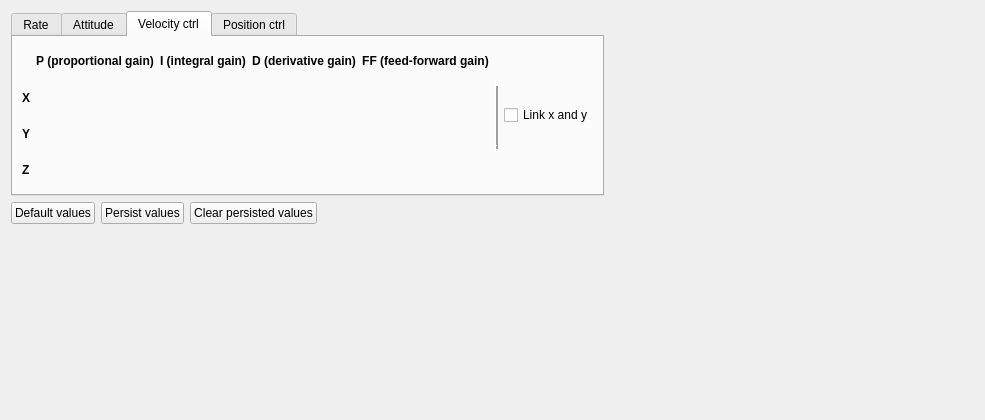
<?xml version="1.0" encoding="UTF-8"?>
<ui version="4.0">
 <class>Form</class>
 <widget class="QWidget" name="Form">
  <property name="geometry">
   <rect>
    <x>0</x>
    <y>0</y>
    <width>985</width>
    <height>420</height>
   </rect>
  </property>
  <property name="sizePolicy">
   <sizepolicy hsizetype="Preferred" vsizetype="Preferred">
    <horstretch>0</horstretch>
    <verstretch>0</verstretch>
   </sizepolicy>
  </property>
  <property name="windowTitle">
   <string>Tuning</string>
  </property>
  <property name="layoutDirection">
   <enum>Qt::LeftToRight</enum>
  </property>
  <layout class="QVBoxLayout" name="verticalLayout_3">
   <item>
    <layout class="QHBoxLayout" name="horizontalLayout_12">
     <item>
      <widget class="QTabWidget" name="tabWidget">
       <property name="currentIndex">
        <number>2</number>
       </property>
       <widget class="QWidget" name="tab_rate">
        <attribute name="title">
         <string>Rate</string>
        </attribute>
        <layout class="QHBoxLayout" name="horizontalLayout_9">
         <item>
          <layout class="QHBoxLayout" name="horizontalLayout_5">
           <item>
            <layout class="QGridLayout" name="grid_rate">
             <item row="1" column="0">
              <widget class="QLabel" name="label_3">
               <property name="sizePolicy">
                <sizepolicy hsizetype="Maximum" vsizetype="Preferred">
                 <horstretch>0</horstretch>
                 <verstretch>0</verstretch>
                </sizepolicy>
               </property>
               <property name="font">
                <font>
                 <weight>75</weight>
                 <bold>true</bold>
                </font>
               </property>
               <property name="text">
                <string>Roll</string>
               </property>
              </widget>
             </item>
             <item row="3" column="0">
              <widget class="QLabel" name="label_5">
               <property name="sizePolicy">
                <sizepolicy hsizetype="Maximum" vsizetype="Preferred">
                 <horstretch>0</horstretch>
                 <verstretch>0</verstretch>
                </sizepolicy>
               </property>
               <property name="font">
                <font>
                 <weight>75</weight>
                 <bold>true</bold>
                </font>
               </property>
               <property name="text">
                <string>Yaw</string>
               </property>
              </widget>
             </item>
             <item row="0" column="1">
              <widget class="QLabel" name="label_6">
               <property name="font">
                <font>
                 <weight>75</weight>
                 <bold>true</bold>
                </font>
               </property>
               <property name="text">
                <string>P (proportional gain)</string>
               </property>
               <property name="alignment">
                <set>Qt::AlignCenter</set>
               </property>
              </widget>
             </item>
             <item row="0" column="2">
              <widget class="QLabel" name="label_7">
               <property name="font">
                <font>
                 <weight>75</weight>
                 <bold>true</bold>
                </font>
               </property>
               <property name="text">
                <string>I (integral gain)</string>
               </property>
               <property name="alignment">
                <set>Qt::AlignCenter</set>
               </property>
              </widget>
             </item>
             <item row="1" column="5" rowspan="2">
              <widget class="QCheckBox" name="rate_link_checkbox">
               <property name="sizePolicy">
                <sizepolicy hsizetype="Maximum" vsizetype="Fixed">
                 <horstretch>0</horstretch>
                 <verstretch>0</verstretch>
                </sizepolicy>
               </property>
               <property name="text">
                <string>Link roll and pitch</string>
               </property>
              </widget>
             </item>
             <item row="2" column="0">
              <widget class="QLabel" name="label_4">
               <property name="sizePolicy">
                <sizepolicy hsizetype="Maximum" vsizetype="Preferred">
                 <horstretch>0</horstretch>
                 <verstretch>0</verstretch>
                </sizepolicy>
               </property>
               <property name="font">
                <font>
                 <weight>75</weight>
                 <bold>true</bold>
                </font>
               </property>
               <property name="text">
                <string>Pitch</string>
               </property>
              </widget>
             </item>
             <item row="0" column="3">
              <widget class="QLabel" name="label_14">
               <property name="font">
                <font>
                 <weight>75</weight>
                 <bold>true</bold>
                </font>
               </property>
               <property name="text">
                <string>D (derivative gain)</string>
               </property>
               <property name="alignment">
                <set>Qt::AlignCenter</set>
               </property>
              </widget>
             </item>
             <item row="1" column="4" rowspan="2">
              <widget class="Line" name="line_6">
               <property name="frameShadow">
                <enum>QFrame::Raised</enum>
               </property>
               <property name="lineWidth">
                <number>4</number>
               </property>
               <property name="midLineWidth">
                <number>0</number>
               </property>
               <property name="orientation">
                <enum>Qt::Vertical</enum>
               </property>
              </widget>
             </item>
            </layout>
           </item>
          </layout>
         </item>
        </layout>
       </widget>
       <widget class="QWidget" name="tab_attitude">
        <attribute name="title">
         <string>Attitude</string>
        </attribute>
        <layout class="QVBoxLayout" name="verticalLayout_6">
         <item>
          <layout class="QHBoxLayout" name="horizontalLayout">
           <item>
            <layout class="QGridLayout" name="grid_attitude">
             <item row="0" column="2">
              <widget class="QLabel" name="label_12">
               <property name="font">
                <font>
                 <weight>75</weight>
                 <bold>true</bold>
                </font>
               </property>
               <property name="text">
                <string>I (integral gain)</string>
               </property>
               <property name="alignment">
                <set>Qt::AlignCenter</set>
               </property>
              </widget>
             </item>
             <item row="0" column="3">
              <widget class="QLabel" name="label_13">
               <property name="font">
                <font>
                 <weight>75</weight>
                 <bold>true</bold>
                </font>
               </property>
               <property name="text">
                <string>D (derivative gain)</string>
               </property>
               <property name="alignment">
                <set>Qt::AlignCenter</set>
               </property>
              </widget>
             </item>
             <item row="0" column="1">
              <widget class="QLabel" name="label_9">
               <property name="font">
                <font>
                 <weight>75</weight>
                 <bold>true</bold>
                </font>
               </property>
               <property name="text">
                <string>P (proportional gain)</string>
               </property>
               <property name="alignment">
                <set>Qt::AlignCenter</set>
               </property>
              </widget>
             </item>
             <item row="2" column="0">
              <widget class="QLabel" name="label_10">
               <property name="sizePolicy">
                <sizepolicy hsizetype="Maximum" vsizetype="Preferred">
                 <horstretch>0</horstretch>
                 <verstretch>0</verstretch>
                </sizepolicy>
               </property>
               <property name="font">
                <font>
                 <weight>75</weight>
                 <bold>true</bold>
                </font>
               </property>
               <property name="text">
                <string>Pitch</string>
               </property>
              </widget>
             </item>
             <item row="3" column="0">
              <widget class="QLabel" name="label_11">
               <property name="sizePolicy">
                <sizepolicy hsizetype="Maximum" vsizetype="Preferred">
                 <horstretch>0</horstretch>
                 <verstretch>0</verstretch>
                </sizepolicy>
               </property>
               <property name="font">
                <font>
                 <weight>75</weight>
                 <bold>true</bold>
                </font>
               </property>
               <property name="text">
                <string>Yaw</string>
               </property>
              </widget>
             </item>
             <item row="1" column="5" rowspan="2">
              <widget class="QCheckBox" name="attitude_link_checkbox">
               <property name="sizePolicy">
                <sizepolicy hsizetype="Maximum" vsizetype="Fixed">
                 <horstretch>0</horstretch>
                 <verstretch>0</verstretch>
                </sizepolicy>
               </property>
               <property name="text">
                <string>Link roll and pitch</string>
               </property>
              </widget>
             </item>
             <item row="1" column="0">
              <widget class="QLabel" name="label_8">
               <property name="sizePolicy">
                <sizepolicy hsizetype="Maximum" vsizetype="Preferred">
                 <horstretch>0</horstretch>
                 <verstretch>0</verstretch>
                </sizepolicy>
               </property>
               <property name="font">
                <font>
                 <weight>75</weight>
                 <bold>true</bold>
                </font>
               </property>
               <property name="text">
                <string>Roll</string>
               </property>
              </widget>
             </item>
             <item row="1" column="4" rowspan="2">
              <widget class="Line" name="line_5">
               <property name="frameShadow">
                <enum>QFrame::Raised</enum>
               </property>
               <property name="lineWidth">
                <number>4</number>
               </property>
               <property name="midLineWidth">
                <number>0</number>
               </property>
               <property name="orientation">
                <enum>Qt::Vertical</enum>
               </property>
              </widget>
             </item>
            </layout>
           </item>
          </layout>
         </item>
        </layout>
       </widget>
       <widget class="QWidget" name="tab_vel_ctrl">
        <attribute name="title">
         <string>Velocity ctrl</string>
        </attribute>
        <layout class="QVBoxLayout" name="verticalLayout">
         <item>
          <layout class="QHBoxLayout" name="horizontalLayout_2">
           <item>
            <layout class="QGridLayout" name="grid_vel_ctrl">
             <item row="0" column="4">
              <widget class="QLabel" name="label_28">
               <property name="font">
                <font>
                 <weight>75</weight>
                 <bold>true</bold>
                </font>
               </property>
               <property name="text">
                <string>FF (feed-forward gain)</string>
               </property>
               <property name="alignment">
                <set>Qt::AlignCenter</set>
               </property>
              </widget>
             </item>
             <item row="3" column="0">
              <widget class="QLabel" name="label_24">
               <property name="sizePolicy">
                <sizepolicy hsizetype="Maximum" vsizetype="Preferred">
                 <horstretch>0</horstretch>
                 <verstretch>0</verstretch>
                </sizepolicy>
               </property>
               <property name="font">
                <font>
                 <weight>75</weight>
                 <bold>true</bold>
                </font>
               </property>
               <property name="text">
                <string>Z</string>
               </property>
              </widget>
             </item>
             <item row="2" column="0">
              <widget class="QLabel" name="label_23">
               <property name="sizePolicy">
                <sizepolicy hsizetype="Maximum" vsizetype="Preferred">
                 <horstretch>0</horstretch>
                 <verstretch>0</verstretch>
                </sizepolicy>
               </property>
               <property name="font">
                <font>
                 <weight>75</weight>
                 <bold>true</bold>
                </font>
               </property>
               <property name="text">
                <string>Y</string>
               </property>
              </widget>
             </item>
             <item row="1" column="6" rowspan="2">
              <widget class="QCheckBox" name="velocity_link_checkbox">
               <property name="sizePolicy">
                <sizepolicy hsizetype="Maximum" vsizetype="Fixed">
                 <horstretch>0</horstretch>
                 <verstretch>0</verstretch>
                </sizepolicy>
               </property>
               <property name="text">
                <string>Link x and y</string>
               </property>
              </widget>
             </item>
             <item row="0" column="3">
              <widget class="QLabel" name="label_27">
               <property name="font">
                <font>
                 <weight>75</weight>
                 <bold>true</bold>
                </font>
               </property>
               <property name="text">
                <string>D (derivative gain)</string>
               </property>
               <property name="alignment">
                <set>Qt::AlignCenter</set>
               </property>
              </widget>
             </item>
             <item row="0" column="1">
              <widget class="QLabel" name="label_25">
               <property name="font">
                <font>
                 <weight>75</weight>
                 <bold>true</bold>
                </font>
               </property>
               <property name="text">
                <string>P (proportional gain)</string>
               </property>
               <property name="alignment">
                <set>Qt::AlignCenter</set>
               </property>
              </widget>
             </item>
             <item row="0" column="2">
              <widget class="QLabel" name="label_26">
               <property name="font">
                <font>
                 <weight>75</weight>
                 <bold>true</bold>
                </font>
               </property>
               <property name="text">
                <string>I (integral gain)</string>
               </property>
               <property name="alignment">
                <set>Qt::AlignCenter</set>
               </property>
              </widget>
             </item>
             <item row="1" column="0">
              <widget class="QLabel" name="label_22">
               <property name="sizePolicy">
                <sizepolicy hsizetype="Maximum" vsizetype="Preferred">
                 <horstretch>0</horstretch>
                 <verstretch>0</verstretch>
                </sizepolicy>
               </property>
               <property name="font">
                <font>
                 <weight>75</weight>
                 <bold>true</bold>
                </font>
               </property>
               <property name="text">
                <string>X</string>
               </property>
              </widget>
             </item>
             <item row="1" column="5" rowspan="2">
              <widget class="Line" name="line_8">
               <property name="frameShadow">
                <enum>QFrame::Raised</enum>
               </property>
               <property name="lineWidth">
                <number>4</number>
               </property>
               <property name="orientation">
                <enum>Qt::Vertical</enum>
               </property>
              </widget>
             </item>
            </layout>
           </item>
          </layout>
         </item>
        </layout>
       </widget>
       <widget class="QWidget" name="tab_pos_ctrl">
        <attribute name="title">
         <string>Position ctrl</string>
        </attribute>
        <layout class="QVBoxLayout" name="verticalLayout_7">
         <item>
          <layout class="QHBoxLayout" name="horizontalLayout_8">
           <item>
            <layout class="QGridLayout" name="grid_pos_ctrl">
             <item row="0" column="2">
              <widget class="QLabel" name="label_19">
               <property name="font">
                <font>
                 <weight>75</weight>
                 <bold>true</bold>
                </font>
               </property>
               <property name="text">
                <string>I (integral gain)</string>
               </property>
               <property name="alignment">
                <set>Qt::AlignCenter</set>
               </property>
              </widget>
             </item>
             <item row="4" column="1">
              <widget class="Line" name="line_2">
               <property name="orientation">
                <enum>Qt::Horizontal</enum>
               </property>
              </widget>
             </item>
             <item row="2" column="0">
              <widget class="QLabel" name="label_17">
               <property name="sizePolicy">
                <sizepolicy hsizetype="Maximum" vsizetype="Preferred">
                 <horstretch>0</horstretch>
                 <verstretch>0</verstretch>
                </sizepolicy>
               </property>
               <property name="font">
                <font>
                 <weight>75</weight>
                 <bold>true</bold>
                </font>
               </property>
               <property name="text">
                <string>Y</string>
               </property>
              </widget>
             </item>
             <item row="4" column="2">
              <widget class="Line" name="line_3">
               <property name="orientation">
                <enum>Qt::Horizontal</enum>
               </property>
              </widget>
             </item>
             <item row="1" column="5" rowspan="2">
              <widget class="QCheckBox" name="position_link_checkbox">
               <property name="sizePolicy">
                <sizepolicy hsizetype="Maximum" vsizetype="Fixed">
                 <horstretch>0</horstretch>
                 <verstretch>0</verstretch>
                </sizepolicy>
               </property>
               <property name="text">
                <string>Link x and y</string>
               </property>
              </widget>
             </item>
             <item row="0" column="3">
              <widget class="QLabel" name="label_20">
               <property name="font">
                <font>
                 <weight>75</weight>
                 <bold>true</bold>
                </font>
               </property>
               <property name="text">
                <string>D (derivative gain)</string>
               </property>
               <property name="alignment">
                <set>Qt::AlignCenter</set>
               </property>
              </widget>
             </item>
             <item row="4" column="3">
              <widget class="Line" name="line_4">
               <property name="orientation">
                <enum>Qt::Horizontal</enum>
               </property>
              </widget>
             </item>
             <item row="3" column="0">
              <widget class="QLabel" name="label_18">
               <property name="sizePolicy">
                <sizepolicy hsizetype="Maximum" vsizetype="Preferred">
                 <horstretch>0</horstretch>
                 <verstretch>0</verstretch>
                </sizepolicy>
               </property>
               <property name="font">
                <font>
                 <weight>75</weight>
                 <bold>true</bold>
                </font>
               </property>
               <property name="text">
                <string>Z</string>
               </property>
              </widget>
             </item>
             <item row="0" column="1">
              <widget class="QLabel" name="label_2">
               <property name="font">
                <font>
                 <weight>75</weight>
                 <bold>true</bold>
                </font>
               </property>
               <property name="text">
                <string>P (proportional gain)</string>
               </property>
               <property name="alignment">
                <set>Qt::AlignCenter</set>
               </property>
              </widget>
             </item>
             <item row="5" column="0">
              <widget class="QLabel" name="label_21">
               <property name="sizePolicy">
                <sizepolicy hsizetype="Maximum" vsizetype="Preferred">
                 <horstretch>0</horstretch>
                 <verstretch>0</verstretch>
                </sizepolicy>
               </property>
               <property name="font">
                <font>
                 <weight>75</weight>
                 <bold>true</bold>
                </font>
               </property>
               <property name="text">
                <string>Hover thrust</string>
               </property>
              </widget>
             </item>
             <item row="4" column="0">
              <widget class="Line" name="line">
               <property name="sizePolicy">
                <sizepolicy hsizetype="Minimum" vsizetype="Fixed">
                 <horstretch>0</horstretch>
                 <verstretch>0</verstretch>
                </sizepolicy>
               </property>
               <property name="orientation">
                <enum>Qt::Horizontal</enum>
               </property>
              </widget>
             </item>
             <item row="1" column="0">
              <widget class="QLabel" name="label_16">
               <property name="sizePolicy">
                <sizepolicy hsizetype="Maximum" vsizetype="Preferred">
                 <horstretch>0</horstretch>
                 <verstretch>0</verstretch>
                </sizepolicy>
               </property>
               <property name="font">
                <font>
                 <weight>75</weight>
                 <bold>true</bold>
                </font>
               </property>
               <property name="text">
                <string>X</string>
               </property>
              </widget>
             </item>
             <item row="1" column="4" rowspan="2">
              <widget class="Line" name="line_7">
               <property name="frameShadow">
                <enum>QFrame::Raised</enum>
               </property>
               <property name="lineWidth">
                <number>4</number>
               </property>
               <property name="orientation">
                <enum>Qt::Vertical</enum>
               </property>
              </widget>
             </item>
            </layout>
           </item>
          </layout>
         </item>
        </layout>
       </widget>
      </widget>
     </item>
     <item>
      <spacer name="horizontalSpacer_4">
       <property name="orientation">
        <enum>Qt::Horizontal</enum>
       </property>
       <property name="sizeHint" stdset="0">
        <size>
         <width>40</width>
         <height>20</height>
        </size>
       </property>
      </spacer>
     </item>
    </layout>
   </item>
   <item>
    <layout class="QHBoxLayout" name="horizontalLayout_3">
     <item>
      <widget class="QPushButton" name="default_values_button">
       <property name="toolTip">
        <string>Get the default tuning values for the tuning parameters (this will not change the stored values)</string>
       </property>
       <property name="text">
        <string>Default values</string>
       </property>
      </widget>
     </item>
     <item>
      <widget class="QPushButton" name="store_button">
       <property name="toolTip">
        <string>Store values in the persistent memory to use them after a restart.</string>
       </property>
       <property name="text">
        <string>Persist values</string>
       </property>
      </widget>
     </item>
     <item>
      <widget class="QPushButton" name="clear_stored_button">
       <property name="toolTip">
        <string>Clear the persisted values. The tuning parameters will get default values after restart.</string>
       </property>
       <property name="text">
        <string>Clear persisted values</string>
       </property>
      </widget>
     </item>
     <item>
      <spacer name="horizontalSpacer">
       <property name="orientation">
        <enum>Qt::Horizontal</enum>
       </property>
       <property name="sizeHint" stdset="0">
        <size>
         <width>40</width>
         <height>20</height>
        </size>
       </property>
      </spacer>
     </item>
    </layout>
   </item>
   <item>
    <spacer name="verticalSpacer">
     <property name="orientation">
      <enum>Qt::Vertical</enum>
     </property>
     <property name="sizeHint" stdset="0">
      <size>
       <width>20</width>
       <height>40</height>
      </size>
     </property>
    </spacer>
   </item>
  </layout>
 </widget>
 <resources/>
 <connections/>
</ui>
